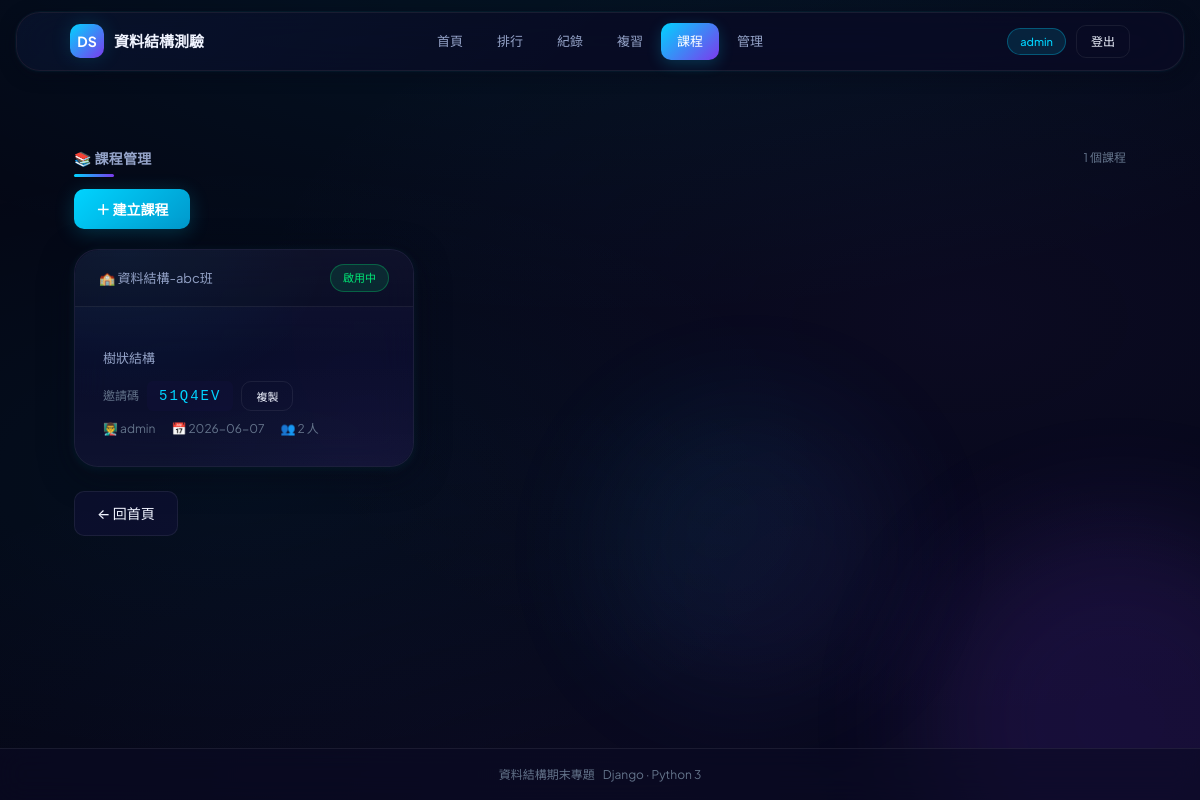
Page /classroom/ (signed in) on the committed database.
### quiz_app/models.py (models this page shows, shortened)
class User(AbstractUser):
    nickname = models.CharField(max_length=50, blank=True, verbose_name='暱稱')
    student_class = models.CharField(max_length=50, blank=True, null=True, verbose_name='班級')
    is_teacher = models.BooleanField(default=False, verbose_name='教師身分')
    class Meta:
        verbose_name = '使用者'
        verbose_name_plural = '使用者'

class Classroom(models.Model):
    name = models.CharField(max_length=100, verbose_name='班級名稱')
    teacher = models.ForeignKey(User, on_delete=models.CASCADE, related_name='classrooms', verbose_name='教師')
    invite_code = models.CharField(max_length=20, unique=True, verbose_name='邀請碼')
    description = models.TextField(blank=True, verbose_name='班級描述')
    created_at = models.DateTimeField(auto_now_add=True, verbose_name='建立時間')
    is_active = models.BooleanField(default=True, verbose_name='啟用中')
    class Meta:
        verbose_name = '班級'
        verbose_name_plural = '班級'
        ordering = ['-created_at']

### quiz_app/views.py (the view)
# urls.py: path('classroom/', views.classroom_list, name='classroom_list'),
def classroom_list(request):
    if not request.user.is_authenticated or not request.user.is_teacher:
        return redirect('home')
    classrooms = Classroom.objects.filter(teacher=request.user).order_by('-created_at')
    return render(request, 'quiz_app/classroom_list.html', {
        'classrooms': classrooms,
    })

### quiz_app/templates/quiz_app/classroom_list.html (shortened to what this page needs)
<!DOCTYPE html>
<html lang="zh-Hant">
<head>
  {% load static %}
  <link rel="stylesheet" href="{% static 'quiz_app/css/style.css' %}"/>
</head>
<body>
<div class="stars">
</div>
<div class="floating-orb"></div><div class="floating-orb"></div><div class="floating-orb"></div>
<div class="app">
  <header class="header">
    <div class="header-inner">
      <a class="brand" href="{% url 'home' %}">
        <span class="brand-icon">DS</span>
        <span>資料結構測驗</span>
      </a>
      <nav class="nav" id="main-nav">
        <a class="nav-link" href="{% url 'home' %}">首頁</a>
        <a class="nav-link" href="{% url 'leaderboard' %}">排行</a>
        <a class="nav-link" href="{% url 'quiz_records' %}">紀錄</a>
        <a class="nav-link" href="{% url 'wrong_answers' %}">複習</a>
        {% if user.is_authenticated and user.is_teacher %}
        <a class="nav-link active" href="{% url 'classroom_list' %}">課程</a>
        {% elif user.is_authenticated %}
        <a class="nav-link" href="{% url 'classroom_my' %}">課程</a>
        {% endif %}
        {% if user.is_staff %}
        <a class="nav-link" href="{% url 'admin_panel' %}">管理</a>
        {% endif %}
      </nav>
      <div class="header-meta">
        {% if user.is_authenticated %}
          <span class="tag tag-cyan" id="user-tag" onclick="openProfileModal()" style="cursor:pointer;" data-nickname="{{ user.nickname|default:'' }}" data-email="{{ user.email|default:'' }}" data-student-class="{{ user.student_class|default:'' }}">{{ user.nickname|default:user.username }}</span>
          <a href="{% url 'logout' %}" class="btn btn-sm btn-ghost">登出</a>
        {% endif %}
      </div>
    </div>
  </header>
  <main>
    <div class="container">
      <div class="section-head">
        <h3 class="section-title">📚 課程管理</h3>
        <span class="section-meta">{{ classrooms|length }} 個課程</span>
      </div>
      <div style="margin-bottom:20px;">
        <button class="btn btn-primary" onclick="openCreateModal()">＋ 建立課程</button>
      </div>
      {% if classrooms %}
      <div style="display:grid;grid-template-columns:repeat(auto-fill,minmax(320px,1fr));gap:16px;">
        {% for c in classrooms %}
        <div class="panel" style="cursor:pointer;" onclick="window.location='{% url 'classroom_detail' c.id %}'">
          <div class="panel-header">
            <span>🏫 {{ c.name }}</span>
            {% if c.is_active %}<span class="tag tag-mint">啟用中</span>{% else %}<span class="tag tag-coral">已關閉</span>{% endif %}
          </div>
          <div class="panel-body">
            {% if c.description %}<p style="color:var(--text-muted);font-size:13px;margin-bottom:12px;">{{ c.description }}</p>{% endif %}
            {% if c.is_active %}
            <div style="display:flex;gap:8px;align-items:center;margin-bottom:8px;">
              <span class="dim" style="font-size:12px;">邀請碼</span>
              <code style="background:var(--glass-bg);padding:4px 12px;border-radius:var(--radius-sm);font-size:14px;letter-spacing:2px;color:var(--cyan);">{{ c.invite_code }}</code>
              <button class="btn btn-sm btn-ghost" onclick="event.stopPropagation();copyCode('{{ c.invite_code }}')" style="font-size:11px;">複製</button>
            </div>
            {% endif %}
            <div style="display:flex;gap:16px;font-size:12px;color:var(--text-dim);">
              <span>👨‍🏫 {{ c.teacher.nickname }}</span>
              <span>📅 {{ c.created_at|date:"Y-m-d" }}</span>
              <span>👥 {{ c.enrollments.count }} 人</span>
            </div>
          </div>
        </div>
        {% endfor %}
      </div>
      {% else %}
      <div class="empty">
        <div>尚未建立任何課程</div>
        <div style="margin-top:8px;color:var(--text-faint);">點擊上方按鈕建立你的第一個課程！</div>
      </div>
      {% endif %}
      <div style="margin-top:24px;">
        <a class="btn" href="{% url 'home' %}">← 回首頁</a>
      </div>
    </div>
  </main>
  <footer class="app-footer">
    <div class="container footer-inner" style="padding:0;">
      <div class="dim" style="font-size:12px">資料結構期末專題</div>
      <div class="dim" style="font-size:12px">Django · Python 3</div>
    </div>
  </footer>
</div>
</body>
</html>

### rows in the picture
User: nickname "admin"
Classroom: name "資料結構-abc班", is_active "啟用中", description "樹狀結構", invite_code "51Q4EV", teacher.nickname "admin", created_at "2026-06-07", enrollments.count "2"

### other values in the picture
{{ classrooms|length }} "1"
